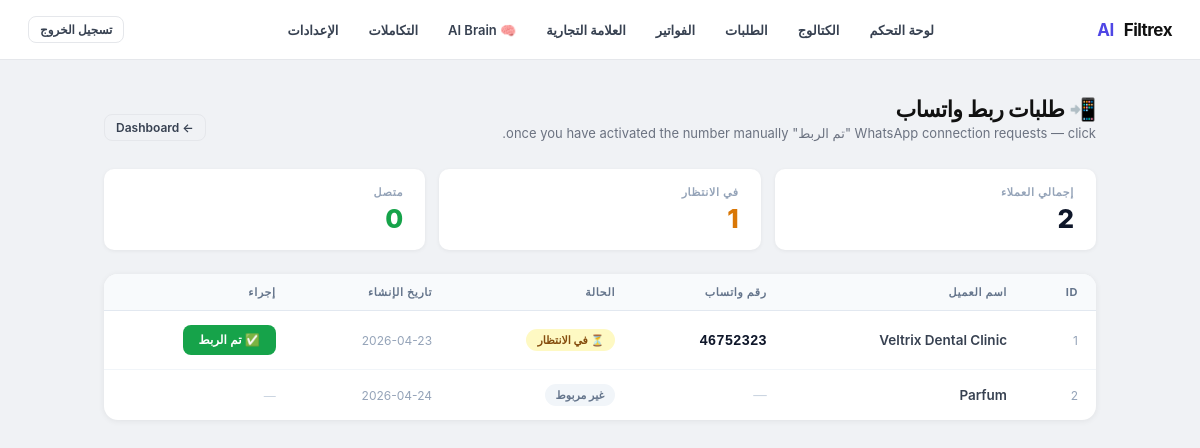
The page /admin/whatsapp-requests (signed in) on the database its author committed.
### tables this page shows
CREATE TABLE clients (
                id                INTEGER PRIMARY KEY AUTOINCREMENT,
                name              TEXT NOT NULL,
                business_type     TEXT DEFAULT 'clinic',
                default_language  TEXT DEFAULT 'ar',
                currency          TEXT DEFAULT 'MAD',
                timezone          TEXT DEFAULT 'Africa/Casablanca',
                admin_whatsapp    TEXT,
                ultramsg_instance TEXT,
                ultramsg_token    TEXT,
                is_active         INTEGER DEFAULT 1,
                created_at        TEXT DEFAULT (datetime('now'))
            , whatsapp_connected INTEGER DEFAULT 0, onboarding_step INTEGER DEFAULT 0, referral_code   TEXT, referred_by     INTEGER, referral_count  INTEGER DEFAULT 0, brand_name          TEXT, logo_url            TEXT, primary_color       TEXT DEFAULT '#4f46e5', custom_domain       TEXT, white_label_enabled INTEGER DEFAULT 0, business_whatsapp_number TEXT, whatsapp_connection_status TEXT DEFAULT 'not_connected', whatsapp_provider TEXT DEFAULT 'ultramsg', plan TEXT DEFAULT 'free', subscription_id TEXT, subscription_status TEXT DEFAULT 'inactive', is_trial          INTEGER DEFAULT 0, trial_started_at  TEXT, trial_ends_at     TEXT, affiliate_enabled  INTEGER DEFAULT 1, affiliate_code     TEXT, affiliate_earnings REAL    DEFAULT 0.0, affiliate_rate     REAL    DEFAULT 0.20, assistant_tone        TEXT DEFAULT 'friendly', assistant_goal        TEXT DEFAULT 'book_appointments', business_description  TEXT DEFAULT '', policies              TEXT DEFAULT '', fallback_message      TEXT DEFAULT '', trial_reminder_day  INTEGER DEFAULT 0);

### app.py (the view)
@app.route("/admin/whatsapp-requests")
def admin_whatsapp_requests():
    guard = _admin_guard()
    if guard:
        return guard
    if _session_client_id() != 1:
        return "Forbidden", 403
    con = get_db_connection()
    try:
        rows = con.execute("""
            SELECT id, name,
                   business_whatsapp_number,
                   whatsapp_connection_status,
                   created_at
            FROM   clients
            ORDER  BY
                   CASE whatsapp_connection_status
                       WHEN 'pending'   THEN 0
                       WHEN 'connected' THEN 1
                       ELSE 2
                   END,
                   id DESC
        """).fetchall()
        clients_list = [dict(r) for r in rows]
    finally:
        con.close()
    return render_template(
        "admin/whatsapp_requests.html",
        clients=clients_list,
        active="whatsapp_requests",
    )

### app.py (called while the page is built, shortened)
@app.context_processor
def _inject_branding():
    return {"branding": getattr(g, "branding", {"brand_name": "Filtrex AI",
                                                  "logo_url": None,
                                                  "primary_color": "#4f46e5",
                                                  "white_label_enabled": 0})}

def t(key, lang="en"):
    lang = lang if lang in TRANSLATIONS else "en"
    return TRANSLATIONS[lang].get(key) or TRANSLATIONS["en"].get(key, key)

@app.context_processor
def _inject_lang():
    cid = session.get("client_id")
    lang = "en"
    if cid:
        _con = sqlite3.connect("bookings.db", timeout=10)
        _con.row_factory = sqlite3.Row
        try:
            _row = _con.execute(
                "SELECT default_language FROM clients WHERE id=?", (cid,)
            ).fetchone()
        finally:
            _con.close()
        if _row:
            lang = _row["default_language"] or "en"
    return {"lang": lang, "t": t}

@app.context_processor
def _inject_trial_info():
    try:
        cid = session.get("client_id")
        if cid:
            _client = get_client(cid)
            return {"trial_info": get_trial_status(_client)}
    except Exception:
        pass
    return {"trial_info": None}

def get_db_connection():
    con = sqlite3.connect(DB_FILE, timeout=10)
    con.row_factory = sqlite3.Row
    return con

def _session_client_id():
    cid = session.get("client_id")
    return int(cid) if cid else CLIENT_ID

def get_client(client_id=CLIENT_ID):
    con = get_db_connection()
    try:
        row = con.execute("SELECT * FROM clients WHERE id=?", (client_id,)).fetchone()
    finally:
        con.close()
    return dict(row) if row else {}

def get_trial_status(client):
    if not client or not client.get("is_trial"):
        return {"is_trial": False, "active": False, "expired": False}

def _admin_guard():
    if not session.get("logged_in"):
        return redirect(url_for("login"))
    cid = session.get("client_id")
    if cid:
        print(f"[AUTH_CLIENT_ID] client_id={cid} path={request.path}")
    return None

### templates/admin/whatsapp_requests.html (shortened to what this page needs)
{% extends "admin/layout.html" %}
{% block content %}
<div class="page-head">
  <div>
    <h1 class="page-title">📲 طلبات ربط واتساب</h1>
    <p class="page-sub">WhatsApp connection requests — click "تم الربط" once you have activated the number manually.</p>
  </div>
  <a href="/admin/dashboard" class="btn btn-ghost btn-sm">← Dashboard</a>
</div>
{% set pending_n   = clients | selectattr("whatsapp_connection_status", "equalto", "pending")   | list | length %}
{% set connected_n = clients | selectattr("whatsapp_connection_status", "equalto", "connected") | list | length %}
<div class="wr-stats">
  <div class="wr-stat">
    <div class="wr-stat-lbl">إجمالي العملاء</div>
    <div class="wr-stat-val">{{ clients | length }}</div>
  </div>
  <div class="wr-stat">
    <div class="wr-stat-lbl">في الانتظار</div>
    <div class="wr-stat-val yellow">{{ pending_n }}</div>
  </div>
  <div class="wr-stat">
    <div class="wr-stat-lbl">متصل</div>
    <div class="wr-stat-val green">{{ connected_n }}</div>
  </div>
</div>
<div class="wr-card">
  {% if clients %}
  <table>
    <thead>
      <tr>
        <th>ID</th>
        <th>اسم العميل</th>
        <th>رقم واتساب</th>
        <th>الحالة</th>
        <th>تاريخ الإنشاء</th>
        <th>إجراء</th>
      </tr>
    </thead>
    <tbody>
      {% for c in clients %}
      <tr>
        <td style="color:#94a3b8;font-size:12px;">{{ c.id }}</td>
        <td style="font-weight:600;">{{ c.name }}</td>
        <td>
          {% if c.business_whatsapp_number %}
            <span class="num">{{ c.business_whatsapp_number }}</span>
          {% else %}
            <span style="color:#cbd5e1;">—</span>
          {% endif %}
        </td>
        <td>
          {% set s = c.whatsapp_connection_status or 'not_connected' %}
          {% if s == 'connected' %}
            <span class="badge badge-connected">✅ متصل</span>
          {% elif s == 'pending' %}
            <span class="badge badge-pending">⏳ في الانتظار</span>
          {% else %}
            <span class="badge badge-not">غير مربوط</span>
          {% endif %}
        </td>
        <td style="font-size:12px;color:#94a3b8;">
          {{ (c.created_at or '')[:10] }}
        </td>
        <td>
          {% if c.whatsapp_connection_status == 'pending' and c.business_whatsapp_number %}
          <form method="POST"
                action="/admin/whatsapp-requests/{{ c.id }}/complete"
                onsubmit="return confirm('تأكيد تفعيل ربط واتساب للعميل: {{ c.name }}؟')">
            <button type="submit" class="btn-mark">
              ✅ تم الربط
            </button>
          </form>
          {% elif c.whatsapp_connection_status == 'connected' %}
            <span style="font-size:12px;color:#16a34a;font-weight:600;">✔ مكتمل</span>
          {% else %}
            <span style="font-size:12px;color:#cbd5e1;">—</span>
          {% endif %}
        </td>
      </tr>
      {% endfor %}
    </tbody>
  </table>
  {% else %}
  <div class="empty-state">
    <div class="empty-icon">📵</div>
    <div class="empty-lbl">لا توجد طلبات ربط حتى الآن</div>
    <div class="empty-sub">سيظهر هنا العملاء الذين أرسلوا رقمهم لطلب الربط.</div>
  </div>
  {% endif %}
</div>
{% endblock %}

### templates/admin/layout.html (shortened to what this page needs)
<!DOCTYPE html>
<html lang="{{ lang }}" dir="{{ 'rtl' if lang == 'ar' else 'ltr' }}">
<head>
</head>
<body>
<nav class="nav">
  <div class="nav-brand">
    {% if branding.logo_url %}
      <img src="{{ branding.logo_url }}" alt="{{ branding.brand_name }}"
           style="height:32px;width:auto;object-fit:contain;border-radius:4px;" />
    {% else %}
      {% set _parts = branding.brand_name.split() %}
      {% if _parts|length >= 2 %}
        {{ _parts[:-1]|join(' ') }} <span>{{ _parts[-1] }}</span>
      {% else %}
        <span>{{ branding.brand_name }}</span>
      {% endif %}
    {% endif %}
  </div>
  <div class="nav-links">
    <a href="/admin/dashboard" class="nav-link {% if active=='dashboard' %}active{% endif %}">{{ t("nav_dashboard", lang) }}</a>
    <a href="/admin/catalog" class="nav-link {% if active=='catalog' %}active{% endif %}">{{ t("nav_catalog", lang) }}</a>
    <a href="/admin/orders" class="nav-link {% if active=='orders' %}active{% endif %}">{{ t("nav_orders", lang) }}</a>
    <a href="/admin/billing" class="nav-link {% if active=='billing' %}active{% endif %}">{{ t("nav_billing", lang) }}</a>
    <a href="/admin/branding" class="nav-link {% if active=='branding' %}active{% endif %}">{{ t("nav_branding", lang) }}</a>
    <a href="/admin/ai-brain" class="nav-link {% if active=='ai-brain' %}active{% endif %}">🧠 AI Brain</a>
    <a href="/admin/integrations" class="nav-link {% if active=='integrations' %}active{% endif %}">{{ t("nav_integrations", lang) }}</a>
    <a href="/admin/settings" class="nav-link {% if active=='settings' %}active{% endif %}">{{ t("nav_settings", lang) }}</a>
  </div>
  <div class="nav-right">
    <a href="/logout" class="btn btn-ghost btn-sm">{{ t("nav_logout", lang) }}</a>
  </div>
</nav>
<div class="shell">
  {% block content %}{% endblock %}
</div>
</body>
</html>

### rows shown on the page
clients: default_language "لوحة التحكم", default_language "الكتالوج", default_language "الطلبات", default_language "الفواتير", default_language "العلامة التجارية", default_language "التكاملات", default_language "الإعدادات", default_language "تسجيل الخروج", id "1", name "Veltrix Dental Clinic", business_whatsapp_number "46752323", whatsapp_connection_status "⏳ في الانتظار", created_at "2026-04-23"
clients: id "2", name "Parfum", whatsapp_connection_status "غير مربوط", created_at "2026-04-24"

### other values the page prints
{{ _parts[:-1]|join(' ') }} "Filtrex"
{{ _parts[-1] }} "AI"
{{ clients | length }} "2"
{{ pending_n }} "1"
{{ connected_n }} "0"
